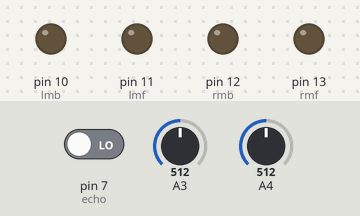
Bench run of a sketch on a simulated Arduino Uno, built with avr-gcc and run on an emulated ATmega328P. Parts: output pins drawn as LEDs (lit = HIGH). Inputs (shaded band) come from the test bench; at power-on: A3 = 512, A4 = 512, pin 7 (echo) LOW. Pins used as bus, display or sensor lines are not drawn.

Above: at 1.2 s.
1.3 s: A3 set to 710
At 3.2 s:
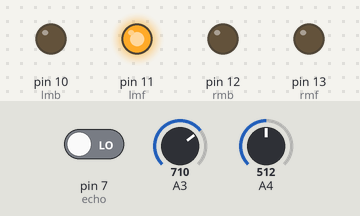
3.5 s: A4 set to 716
At 5.2 s:
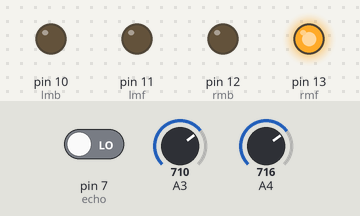
5.5 s: A4 set to 690
At 6.4 s:
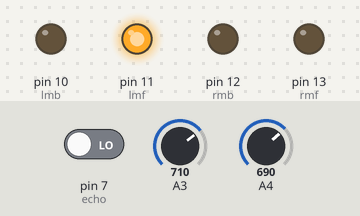
7.6 s: A4 set to 710
At 8.6 s:
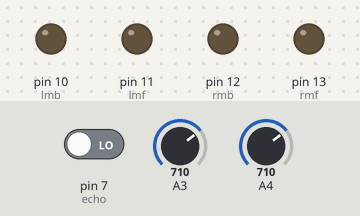
Timing chart, 0 to 10.6 s (numbered marks = the images above; inputs shaded):
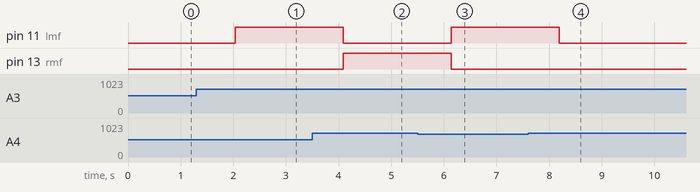

The sketch:

obstacle_avoid.ino
```cpp
const int trig=8;
const int echo=7;
int rir=0;
int lir=0;
long int d;
const int rmf=13;
const int rmb=12;
const int lmf=11;
const int lmb=10;
void setup() {
pinMode(8,OUTPUT);
pinMode(9,INPUT);
pinMode(A3,INPUT);
pinMode(A4,INPUT);
pinMode(rmf,OUTPUT);
pinMode(rmb,OUTPUT);
pinMode(lmf,OUTPUT);
pinMode(lmb,OUTPUT);
Serial.begin(9600);
}
void loop() {
  digitalWrite(trig,HIGH);
  delay(15);
  digitalWrite(trig,LOW);
  d=pulseIn(echo,HIGH);
  rir=analogRead(A3);
  lir=analogRead(A4);
  if(d<=700||rir<=100||lir<=100)
  {
   obstacle();
  }
}
void obstacle()
{
  if(d>=700)
   {
    digitalWrite(rmf,HIGH);
    digitalWrite(rmb,LOW);
    digitalWrite(lmf,HIGH);
    digitalWrite(lmb,LOW);
    delay(10);
   }
  else
  {
   compare();
  }
}
void compare()
{
  if(lir>rir)
   {
    digitalWrite(rmf,HIGH);
    digitalWrite(rmb,LOW);
    digitalWrite(lmf,LOW);
    digitalWrite(lmb,LOW);
    delay(10);
  }
  else if(rir>lir)
  {
    digitalWrite(rmf,LOW);
    digitalWrite(rmb,LOW);
    digitalWrite(lmf,HIGH);
    digitalWrite(lmb,LOW);
    delay(10);
  }
  else
  {
    digitalWrite(lmf,LOW);
    digitalWrite(lmb,LOW);
    digitalWrite(rmf,LOW);
    digitalWrite(rmb,LOW);
    delay(10);
  }
}
```

Measured:
- after the input at 1.3 s, pin 11 (lmf): LOW → HIGH after 0.74 s
- after the input at 3.5 s, pin 11 (lmf): HIGH → LOW after 0.59 s; pin 13 (rmf): LOW → HIGH after 0.59 s
- after the input at 5.5 s, pin 11 (lmf): LOW → HIGH after 0.64 s; pin 13 (rmf): HIGH → LOW after 0.64 s
- after the input at 7.6 s, pin 11 (lmf): HIGH → LOW after 0.59 s
